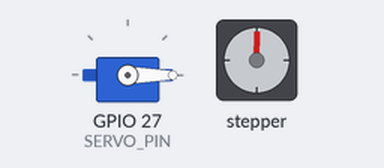
Simulated run of this sketch. Board: ESP32. Shown: servo, stepper motor. Stepper angles assume 2048 steps per turn.

Above: at 0.0 s.
At 9.92 s:
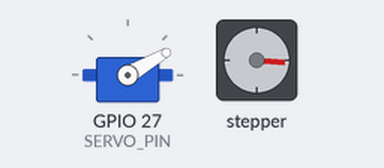
At 19.7 s:
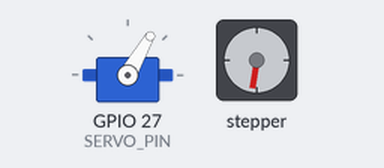
At 39.56 s:
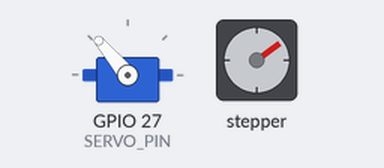
Timing chart, 0 to 40.0 s (numbered marks = the images above):
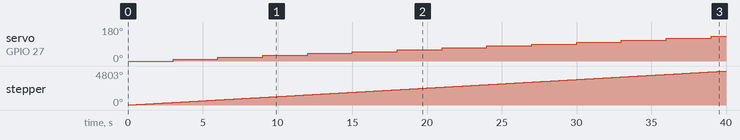

Measured:
- by itself, servo on GPIO 27 (SERVO_PIN): moves from 0° to 130° over 36.0 s
- by itself, stepper: keeps turning clockwise at about 120°/s

The sketch:

stepper-servo-demo.ino
```cpp
#include <Stepper.h>
#include <Servo.h>

const int stepsPerRevolution = 2048;
const int stepperSpeed = 20;

#define IN1 26
#define IN2 25
#define IN3 33
#define IN4 32
#define SERVO_PIN 27

Stepper myStepper(stepsPerRevolution, IN1, IN3, IN2, IN4);
Servo myservo;

int servoPos = 0;

void setup() {
  myStepper.setSpeed(stepperSpeed);
  myservo.attach(SERVO_PIN);

  Serial.begin(115200);
  myservo.write(servoPos);
}

void loop() {
  servoPos = servoPos + 10 > 180 ? 0 : servoPos + 10;
  myStepper.step(stepsPerRevolution);
  myservo.write(servoPos);
}
```
